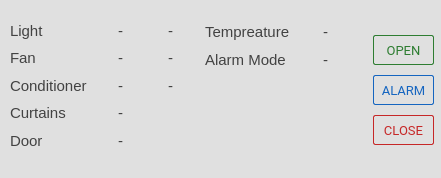
   <widget class="QFrame" name="room_frame">
    <property name="geometry">
     <rect>
      <x>10</x>
      <y>361</y>
      <width>441</width>
      <height>178</height>
     </rect>
    </property>
    <property name="font">
     <font>
      <pointsize>13</pointsize>
     </font>
    </property>
    <property name="styleSheet">
     <string notr="true">background: #E0E0E0;
border-radius: 2px;
color: #424242;</string>
    </property>
    <widget class="QWidget" name="layoutWidget_2">
     <property name="geometry">
      <rect>
       <x>90</x>
       <y>20</y>
       <width>61</width>
       <height>131</height>
      </rect>
     </property>
     <layout class="QVBoxLayout" name="verticalLayout_4">
      <item>
       <widget class="QLabel" name="in_light_label">
        <property name="font">
         <font>
          <pointsize>11</pointsize>
         </font>
        </property>
        <property name="styleSheet">
         <string notr="true"/>
        </property>
        <property name="text">
         <string>-</string>
        </property>
        <property name="alignment">
         <set>Qt::AlignCenter</set>
        </property>
       </widget>
      </item>
      <item>
       <widget class="QLabel" name="in_fan_label">
        <property name="font">
         <font>
          <pointsize>11</pointsize>
         </font>
        </property>
        <property name="styleSheet">
         <string notr="true"/>
        </property>
        <property name="text">
         <string>-</string>
        </property>
        <property name="alignment">
         <set>Qt::AlignCenter</set>
        </property>
       </widget>
      </item>
      <item>
       <widget class="QLabel" name="in_air_label">
        <property name="font">
         <font>
          <pointsize>11</pointsize>
         </font>
        </property>
        <property name="styleSheet">
         <string notr="true"/>
        </property>
        <property name="text">
         <string>-</string>
        </property>
        <property name="alignment">
         <set>Qt::AlignCenter</set>
        </property>
       </widget>
      </item>
      <item>
       <widget class="QLabel" name="in_curtain_label">
        <property name="font">
         <font>
          <pointsize>11</pointsize>
         </font>
        </property>
        <property name="styleSheet">
         <string notr="true"/>
        </property>
        <property name="text">
         <string>-</string>
        </property>
        <property name="alignment">
         <set>Qt::AlignCenter</set>
        </property>
       </widget>
      </item>
      <item>
       <widget class="QLabel" name="in_door_label">
        <property name="font">
         <font>
          <pointsize>11</pointsize>
         </font>
        </property>
        <property name="styleSheet">
         <string notr="true"/>
        </property>
        <property name="text">
         <string>-</string>
        </property>
        <property name="alignment">
         <set>Qt::AlignCenter</set>
        </property>
       </widget>
      </item>
     </layout>
    </widget>
    <widget class="QWidget" name="layoutWidget_4">
     <property name="geometry">
      <rect>
       <x>10</x>
       <y>20</y>
       <width>81</width>
       <height>131</height>
      </rect>
     </property>
     <layout class="QVBoxLayout" name="verticalLayout_2">
      <item>
       <widget class="QLabel" name="label_8">
        <property name="font">
         <font>
          <pointsize>11</pointsize>
         </font>
        </property>
        <property name="text">
         <string>Light</string>
        </property>
       </widget>
      </item>
      <item>
       <widget class="QLabel" name="label_9">
        <property name="font">
         <font>
          <pointsize>11</pointsize>
         </font>
        </property>
        <property name="text">
         <string>Fan</string>
        </property>
       </widget>
      </item>
      <item>
       <widget class="QLabel" name="label_10">
        <property name="font">
         <font>
          <pointsize>11</pointsize>
         </font>
        </property>
        <property name="text">
         <string>Conditioner</string>
        </property>
       </widget>
      </item>
      <item>
       <widget class="QLabel" name="label_11">
        <property name="font">
         <font>
          <pointsize>11</pointsize>
         </font>
        </property>
        <property name="text">
         <string>Curtains</string>
        </property>
       </widget>
      </item>
      <item>
       <widget class="QLabel" name="label_12">
        <property name="font">
         <font>
          <pointsize>11</pointsize>
         </font>
        </property>
        <property name="text">
         <string>Door</string>
        </property>
       </widget>
      </item>
     </layout>
    </widget>
    <widget class="QPushButton" name="in_close_button">
     <property name="geometry">
      <rect>
       <x>373</x>
       <y>115</y>
       <width>61</width>
       <height>30</height>
      </rect>
     </property>
     <property name="minimumSize">
      <size>
       <width>61</width>
       <height>30</height>
      </size>
     </property>
     <property name="font">
      <font>
       <family>Roboto</family>
       <pointsize>10</pointsize>
      </font>
     </property>
     <property name="focusPolicy">
      <enum>Qt::NoFocus</enum>
     </property>
     <property name="styleSheet">
      <string notr="true">QPushButton{
  background: transparent;
  border-radius: 2px;
  border: 1px solid #C62828;
  color: #C62828;
}

QPushButton:hover {
  background: #EF5350;
  border-width: 0px;
  color: #ffffff;
}

QPushButton:pressed {
  background: #E57373;
  border-width: 0px;
  color: #ffffff;
}</string>
     </property>
     <property name="text">
      <string>CLOSE</string>
     </property>
    </widget>
    <widget class="QPushButton" name="in_open_button">
     <property name="geometry">
      <rect>
       <x>373</x>
       <y>35</y>
       <width>61</width>
       <height>30</height>
      </rect>
     </property>
     <property name="minimumSize">
      <size>
       <width>61</width>
       <height>30</height>
      </size>
     </property>
     <property name="font">
      <font>
       <family>Roboto</family>
       <pointsize>10</pointsize>
      </font>
     </property>
     <property name="focusPolicy">
      <enum>Qt::NoFocus</enum>
     </property>
     <property name="styleSheet">
      <string notr="true">QPushButton{
  background-color: transparent;
  border-radius: 2px;
  border: 1px solid #2E7D32;
  color: #2E7D32;
}

QPushButton:hover {
  background: #66BB6A;
  border-width: 0px;
  color: #ffffff;
}

QPushButton:pressed {
  background: #81C784;
  border-width: 0px;
  color: #ffffff;
}</string>
     </property>
     <property name="text">
      <string>OPEN</string>
     </property>
    </widget>
    <widget class="QWidget" name="layoutWidget_6">
     <property name="geometry">
      <rect>
       <x>205</x>
       <y>20</y>
       <width>91</width>
       <height>51</height>
      </rect>
     </property>
     <layout class="QVBoxLayout" name="verticalLayout_7">
      <item>
       <widget class="QLabel" name="label_20">
        <property name="font">
         <font>
          <pointsize>11</pointsize>
         </font>
        </property>
        <property name="text">
         <string>Tempreature</string>
        </property>
       </widget>
      </item>
      <item>
       <widget class="QLabel" name="label_21">
        <property name="font">
         <font>
          <pointsize>11</pointsize>
         </font>
        </property>
        <property name="text">
         <string>Alarm Mode</string>
        </property>
       </widget>
      </item>
     </layout>
    </widget>
    <widget class="QWidget" name="layoutWidget_9">
     <property name="geometry">
      <rect>
       <x>295</x>
       <y>20</y>
       <width>61</width>
       <height>51</height>
      </rect>
     </property>
     <layout class="QVBoxLayout" name="verticalLayout_10">
      <item>
       <widget class="QLabel" name="in_temp_label">
        <property name="font">
         <font>
          <pointsize>11</pointsize>
         </font>
        </property>
        <property name="styleSheet">
         <string notr="true"/>
        </property>
        <property name="text">
         <string>-</string>
        </property>
        <property name="alignment">
         <set>Qt::AlignCenter</set>
        </property>
       </widget>
      </item>
      <item>
       <widget class="QLabel" name="in_alarm_label">
        <property name="font">
         <font>
          <pointsize>11</pointsize>
         </font>
        </property>
        <property name="styleSheet">
         <string notr="true"/>
        </property>
        <property name="text">
         <string>-</string>
        </property>
        <property name="alignment">
         <set>Qt::AlignCenter</set>
        </property>
       </widget>
      </item>
     </layout>
    </widget>
    <widget class="QWidget" name="layoutWidget_3">
     <property name="geometry">
      <rect>
       <x>150</x>
       <y>20</y>
       <width>41</width>
       <height>131</height>
      </rect>
     </property>
     <property name="font">
      <font>
       <pointsize>11</pointsize>
      </font>
     </property>
     <layout class="QVBoxLayout" name="verticalLayout_5">
      <item>
       <widget class="QLabel" name="in_light_level_label">
        <property name="font">
         <font>
          <pointsize>11</pointsize>
         </font>
        </property>
        <property name="styleSheet">
         <string notr="true"/>
        </property>
        <property name="text">
         <string>-</string>
        </property>
        <property name="alignment">
         <set>Qt::AlignCenter</set>
        </property>
       </widget>
      </item>
      <item>
       <widget class="QLabel" name="in_fan_level_label">
        <property name="font">
         <font>
          <pointsize>11</pointsize>
         </font>
        </property>
        <property name="styleSheet">
         <string notr="true"/>
        </property>
        <property name="text">
         <string>-</string>
        </property>
        <property name="alignment">
         <set>Qt::AlignCenter</set>
        </property>
       </widget>
      </item>
      <item>
       <widget class="QLabel" name="in_air_level_label">
        <property name="font">
         <font>
          <pointsize>11</pointsize>
         </font>
        </property>
        <property name="styleSheet">
         <string notr="true"/>
        </property>
        <property name="text">
         <string>-</string>
        </property>
        <property name="alignment">
         <set>Qt::AlignCenter</set>
        </property>
       </widget>
      </item>
      <item>
       <widget class="QLabel" name="in_curtain_level_label">
        <property name="font">
         <font>
          <pointsize>11</pointsize>
         </font>
        </property>
        <property name="styleSheet">
         <string notr="true"/>
        </property>
        <property name="text">
         <string/>
        </property>
        <property name="alignment">
         <set>Qt::AlignCenter</set>
        </property>
       </widget>
      </item>
      <item>
       <widget class="QLabel" name="in_door_level_label">
        <property name="font">
         <font>
          <pointsize>11</pointsize>
         </font>
        </property>
        <property name="styleSheet">
         <string notr="true"/>
        </property>
        <property name="text">
         <string/>
        </property>
        <property name="alignment">
         <set>Qt::AlignCenter</set>
        </property>
       </widget>
      </item>
     </layout>
    </widget>
    <widget class="QPushButton" name="in_alarm_button">
     <property name="geometry">
      <rect>
       <x>373</x>
       <y>75</y>
       <width>61</width>
       <height>30</height>
      </rect>
     </property>
     <property name="minimumSize">
      <size>
       <width>61</width>
       <height>30</height>
      </size>
     </property>
     <property name="font">
      <font>
       <family>Roboto</family>
       <pointsize>10</pointsize>
      </font>
     </property>
     <property name="focusPolicy">
      <enum>Qt::NoFocus</enum>
     </property>
     <property name="styleSheet">
      <string notr="true">QPushButton{
  background: transparent;
  border-radius: 2px;
  border: 1px solid #1565C0;
  color: #1565C0;
}

QPushButton:hover {
  background: #42A5F5;
  border-width: 0px;
  color: #ffffff;
}

QPushButton:pressed {
  background: #64B5F6;
  border-width: 0px;
  color: #ffffff;
}</string>
     </property>
     <property name="text">
      <string>ALARM</string>
     </property>
    </widget>
    <zorder>layoutWidget_4</zorder>
    <zorder>layoutWidget_2</zorder>
    <zorder>in_close_button</zorder>
    <zorder>in_open_button</zorder>
    <zorder>layoutWidget_6</zorder>
    <zorder>layoutWidget_9</zorder>
    <zorder>layoutWidget_3</zorder>
    <zorder>in_alarm_button</zorder>
   </widget>
